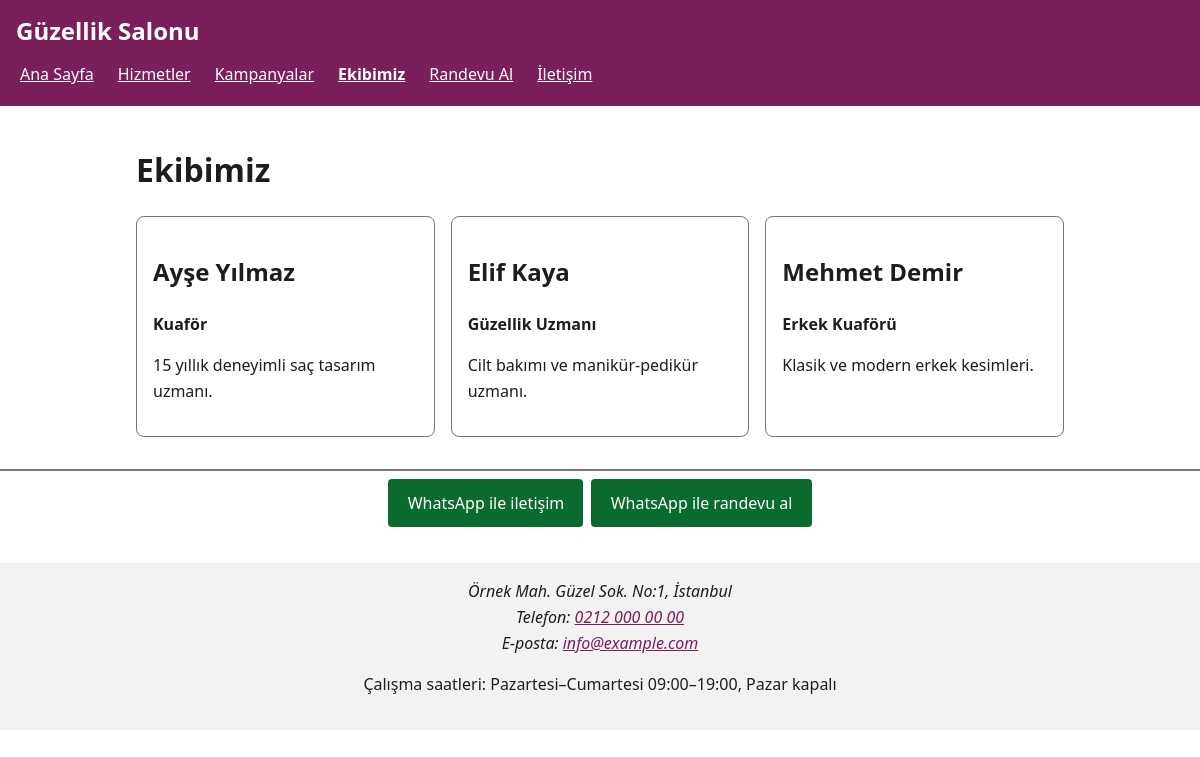
The app's page /ekip.php with its own data.
### tables this page shows
CREATE TABLE IF NOT EXISTS staff (
  id INT AUTO_INCREMENT PRIMARY KEY,
  name VARCHAR(100) NOT NULL,
  title VARCHAR(100) NOT NULL,
  bio TEXT,
  active TINYINT(1) NOT NULL DEFAULT 1
);

### includes/db.php (called while the page is built)
<?php
function db(): PDO {
    static $pdo = null;
    if (!$pdo) {
        $c = require __DIR__ . '/../config/config.php';
        $pdo = new PDO("mysql:host={$c['db_host']};port={$c['db_port']};dbname={$c['db_name']};charset=utf8mb4", $c['db_user'], $c['db_pass'], [
            PDO::ATTR_ERRMODE => PDO::ERRMODE_EXCEPTION,
            PDO::ATTR_DEFAULT_FETCH_MODE => PDO::FETCH_ASSOC,
            PDO::ATTR_EMULATE_PREPARES => false,
        ]);
    }
    return $pdo;
}

### ekip.php (the view, shortened to what this page needs)
<?php
require __DIR__ . '/includes/functions.php';
?>
<ul class="cards">
<?php foreach (db()->query('SELECT name,title,bio FROM staff WHERE active=1 ORDER BY name') as $p): ?>
  <li><h2><?= e($p['name']) ?></h2><p><strong><?= e($p['title']) ?></strong></p><p><?= e($p['bio']) ?></p></li>
<?php endforeach; ?>
</ul>

### assets/css/style.css (style rules this page uses)
:root { --bg:#fff;--fg:#1d1d1f;--accent:#7a1f5c;--accent-fg:#fff;--muted:#555;--border:#767676;--err:#a50e0e;--ok:#0b6b2e }
* { box-sizing:border-box }
html { font-size:100% }
body { margin:0;font-family:system-ui,-apple-system,"Segoe UI",Arial,sans-serif;line-height:1.6;color:var(--fg);background:var(--bg) }
.cards { display:grid;grid-template-columns:repeat(auto-fit,minmax(15rem,1fr));gap:1rem;list-style:none;padding:0 }
.cards li { border:1px solid var(--border);border-radius:.5rem;padding:1rem }

### records on screen
staff: name "Ayşe Yılmaz", title "Kuaför", bio "15 yıllık deneyimli saç tasarım uzmanı."
staff: name "Elif Kaya", title "Güzellik Uzmanı", bio "Cilt bakımı ve manikür-pedikür uzmanı."
staff: name "Mehmet Demir", title "Erkek Kuaförü", bio "Klasik ve modern erkek kesimleri."

### other values on screen
$site "Güzellik Salonu"
$label "Ana Sayfa"
$label "Hizmetler"
$label "Kampanyalar"
$label "Ekibimiz"
$label "Randevu Al"
$label "İletişim"
$title "Ekibimiz"
setting('address') "Örnek Mah. Güzel Sok. No:1, İstanbul"
setting('phone') "0212 000 00 00"
setting('email') "info@example.com"
setting('hours') "Pazartesi–Cumartesi 09:00–19:00, Pazar kapalı"
